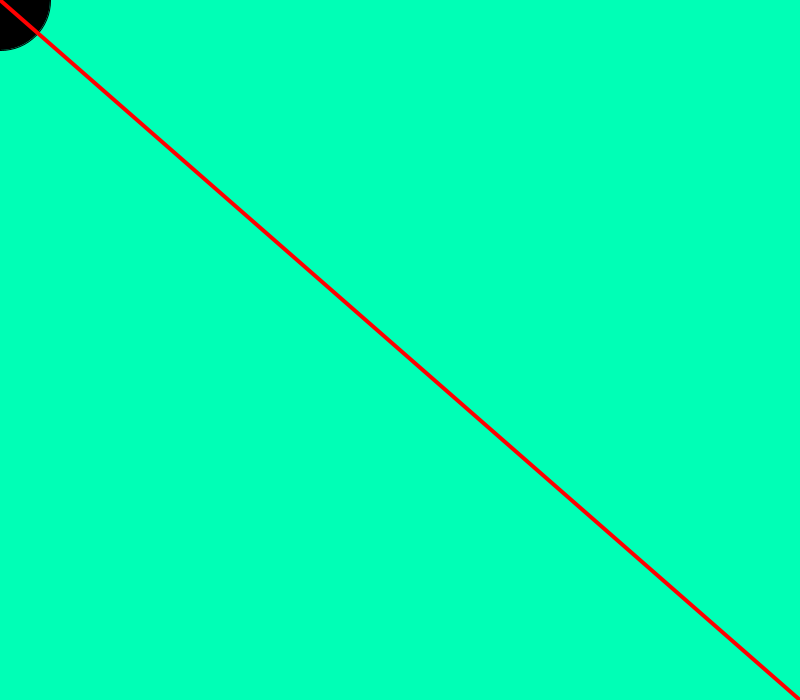
Frame 1 (no input)
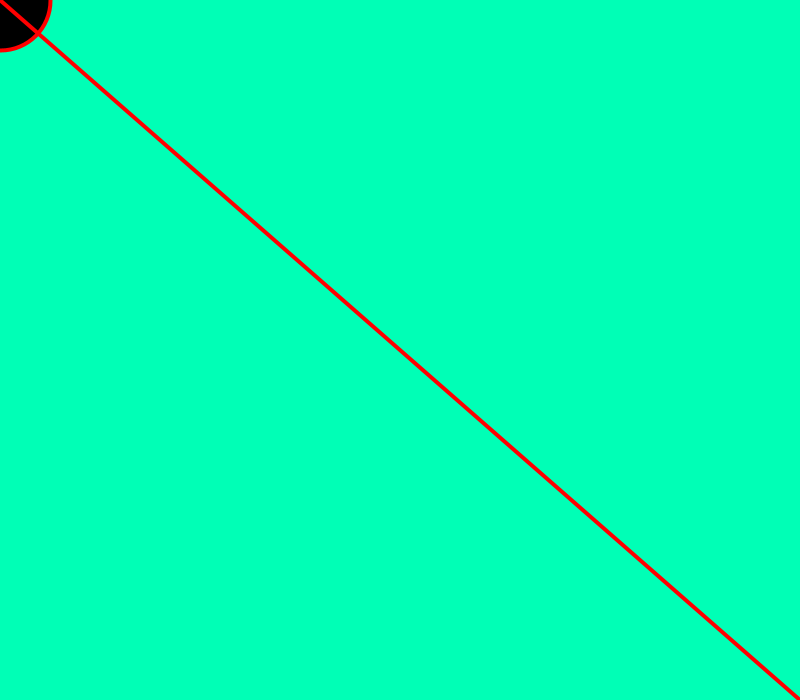
Frame 60 (the mouse pressed at the canvas centre just before this capture)
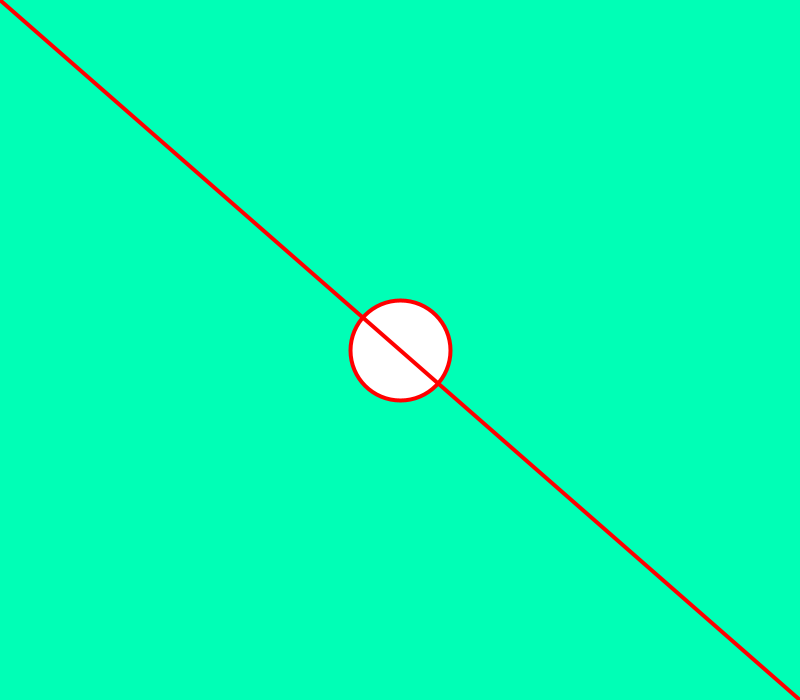
Frame 120 (the mouse held since frame 60 and released just before this capture)

The Processing sketch that drew these frames (run headless with seeded random() and noise(); from frame 60 on, the mouse is pressed at the canvas centre):

// Processing sketch: JC_08_30_19
// ── JC_08_30_19.pde
void setup() {
  //creates a workplace (X,Y)
  size(800, 700);
}

void draw() {
  //Creates workspace color (R,G,B)
  background(0, 255, 182);

  //fills the color of all proceding shapes
  fill(mouseX,mouseY,mouseX);

  // Draws an ellipse (x1,y1,x2,y2)
  ellipse(mouseX, mouseY, 100, 100);

  stroke(255, 0, 0);
  strokeWeight(4);

  //draws a line (x1,y1,x2,y2)
  line(0, 0, width, height);
}
